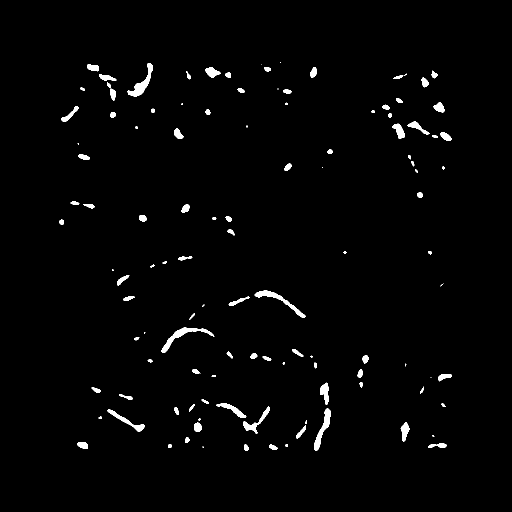
%> input picture alanyzeOneImage/smoothed_image1.png, 1024 x 1024 px (shown at 1/2 size)
$ octave connectedRegions.m   (GNU Octave 9; MATLAB toolbox functions it lacks are replaced by stand-ins)
%> lines starting %> are read from the running program, lines starting %| are printed output that depends on the picture; in (x1, y1, x2, y2) boxes, pixels count from 0 and x2, y2 are one past the last pixel; in counts of white or black regions, pixels touching at a corner belong together; the program's own positions count from 1
close all

%% Load image (old)


Int1 = imread('smoothed_image1.png');
%> Int1 is the input picture: size 1024x1024 uint8; values 0 (black) and 1 (white), 1.6% white; 116 white regions (21 under 20 px), largest, box (x1, y1, x2, y2) and area: (323, 655, 429, 706) 1024, (255, 126, 306, 193) 974, (509, 581, 611, 636) 930
Int2 = imread('smoothed_image2.png');
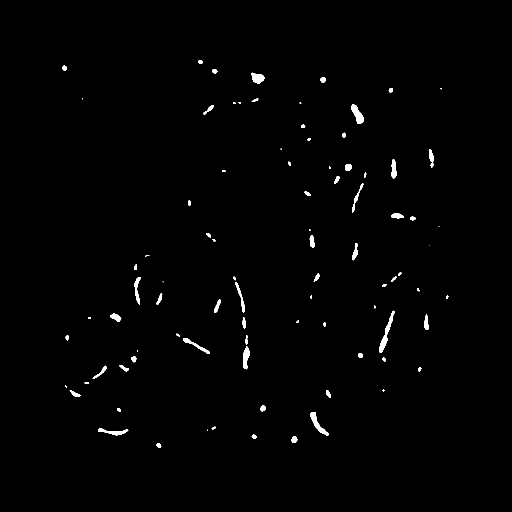
%> input picture smoothed_image2.png, 1024 x 1024 px (shown at 1/2 size)
%> Int2 is the input picture: size 1024x1024 uint8; values 0 (black) and 1 (white), 0.87% white; 87 white regions (21 under 20 px), largest, box (x1, y1, x2, y2) and area: (758, 621, 789, 706) 619, (620, 824, 657, 871) 510, (702, 209, 728, 247) 507

Int1 = imread('int1.jpg');
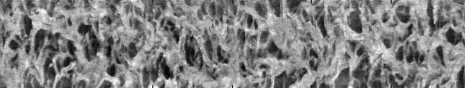
%> input picture IR-preliminary_study/int1.jpg, 465 x 88 px
%> Int1 is the input picture: size 88x465x3 uint8; mean R, G, B 129.4, 129.3, 129.4
Int2 = imread('int2.jpg');
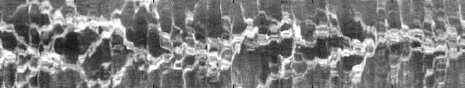
%> input picture IR-preliminary_study/int2.jpg, 465 x 88 px
%> Int2 is the input picture: size 88x465x3 uint8; mean R, G, B 126.4, 126.4, 126.4

X1 = double(rgb2gray(Int1));
X2 = double(rgb2gray(Int2));

%% Load image (new)
% [13 lines of commented-out code are left out]

%%%%%%%%%%%% CONNECTED AREAS ANALYSIS %%%%%%%%%%%%%%

%Set threshhold between 0 (black) and 255 (white)
thresh = 1;
invthresh = 1;
areastokeep = 20;

vals = X1(:);              % or [X1(:); X2(:)] if you want both images at once
vals = vals(~isnan(vals));

thresh    = prctile(vals, 97);   % warm: top 3%
%> thresh = 201
invthresh = prctile(vals, 3);    % cold: bottom 3%
%> invthresh = 41

%Make binary images
X1w = X1*0 + (X1>thresh);       %For light-area
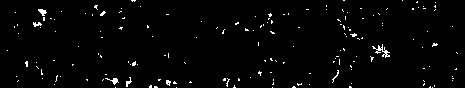
%> X1w: size 88x465 double; values 0 (black) and 1 (white), 1.9% white in thin lines or dots
X2w = X2*0 + (X2>thresh);
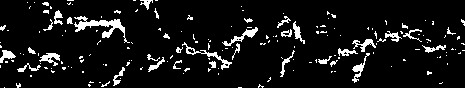
%> X2w: size 88x465 double; values 0 (black) and 1 (white), 8.2% white; 177 white regions (141 under 20 px), largest, box (x1, y1, x2, y2) and area: (74, 16, 130, 43) 437, (182, 42, 232, 70) 195, (222, 27, 258, 46) 169

CC1w = bwconncomp(X1w);
%> CC1w = 166 connected components
CC2w = bwconncomp(X2w);
%> CC2w = 177 connected components

areas1w = cell2mat(struct2cell(regionprops(CC1w,"Area")));
%> areas1w = 166 values, max 78 at index 135, min 1 at index 1, mean 4.73
areas2w = cell2mat(struct2cell(regionprops(CC2w,"Area")));
%> areas2w = 177 values, max 437 at index 41, min 1 at index 2, mean 18.87

%Lists of sizes of areas
[Asz1,order1] = sort(areas1w,'descend');
%> Asz1 = 166 values, max 78 at index 1, min 1 at index 112, mean 4.73; order1 = 166 values, max 166 at index 111, min 1 at index 112, mean 83.5
[Asz2,order2] = sort(areas2w,'descend');
%> Asz2 = 177 values, max 437 at index 1, min 1 at index 137, mean 18.87; order2 = 177 values, max 177 at index 117, min 1 at index 35, mean 89
n1 = length(order1); n2 = length(order2);
%> after `n1 = length(order1)`: n1 = 166
%> after `n2 = length(order2)`: n2 = 177


figure
semilogy(1:length(Asz1),Asz1,1:length(Asz2),Asz2)
legend('No waves', 'With waves');
ylim([5 max([Asz1(1) Asz2(1)])])
title('Area sizes, hot areas areas');
ylabel('Area (pixels)');
xlabel('Area index');
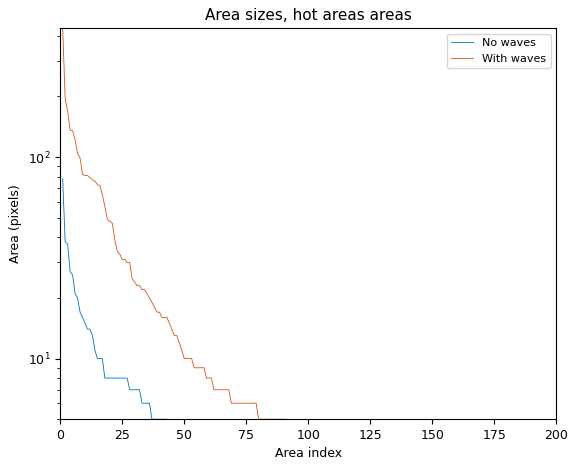
%> figure redrawn from the program's plot data; curve peaks at x = 1, y = 78; curve peaks at x = 1, y = 437


%Separate out the largest areas
bigidx1 = order1(1:areastokeep);
%> bigidx1 = 20 values, max 155 at index 12, min 8 at index 11, mean 60.7
bigidx2 = order2(1:areastokeep);
%> bigidx2 = 20 values, max 156 at index 9, min 4 at index 7, mean 89.35
smallidx1 = order1(areastokeep+1:n1);
%> smallidx1 = 146 values, max 166 at index 91, min 1 at index 92, mean 86.62
smallidx2 = order2(areastokeep+1:n2);
%> smallidx2 = 157 values, max 177 at index 97, min 1 at index 15, mean 88.96

%> (the run ends here)
